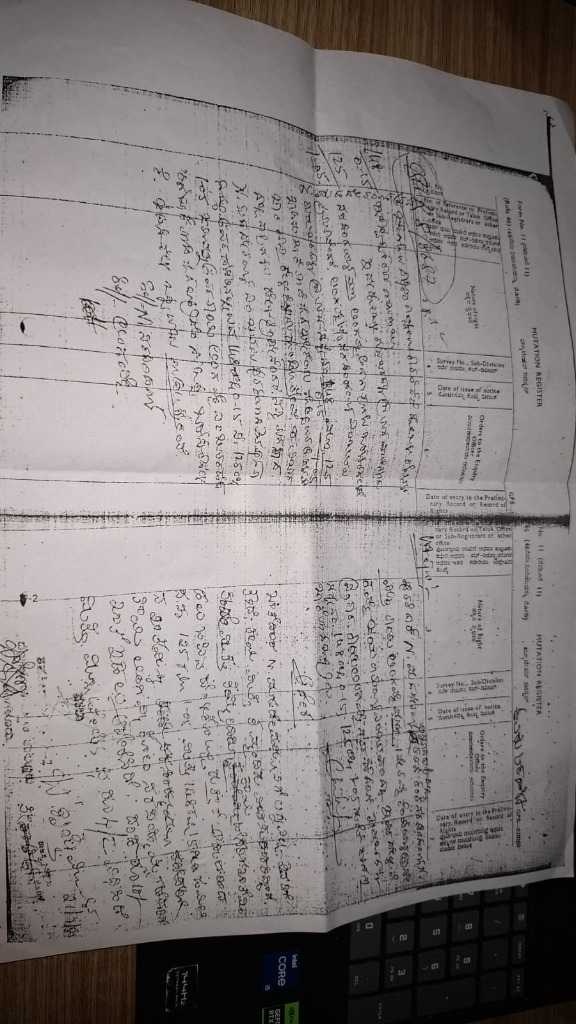
#> input picture doc2.jpeg, 576 x 1024 px, found by its file name
$ python test_perspective.py
#> lines starting #> are read from the running program, lines starting #| are printed output that depends on the picture; after the words box and inside, x2 and y2 are one past the last pixel; in counts of white or black regions, pixels touching at a corner belong together
import sys
sys.path.insert(0, ".")
import src
import cv2
import numpy as np
from PIL import Image

def test_rectify(image_path):
#> called with image_path = 'doc2.jpeg'
    img = cv2.imread(image_path)
#> img is the input picture: shape (1024, 576, 3); mean B, G, R 129.1, 130, 136
    h, w = img.shape[:2]
#> h = 1024; w = 576
    orig_area = w * h
#> orig_area = 589824

    gray = cv2.cvtColor(img, cv2.COLOR_BGR2GRAY)
    blurred = cv2.GaussianBlur(gray, (5, 5), 0)

    # Edge detection
    edges = cv2.Canny(blurred, 50, 150)
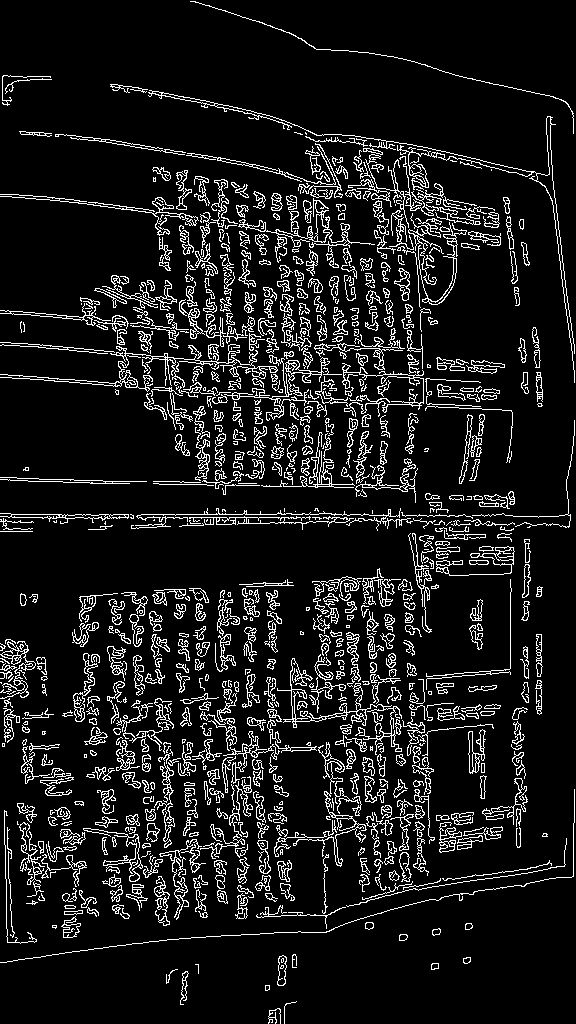
#> edges: shape (1024, 576); 10.2% white in thin lines or dots
    kernel = cv2.getStructuringElement(cv2.MORPH_RECT, (5, 5))
    dilated = cv2.dilate(edges, kernel, iterations=2)
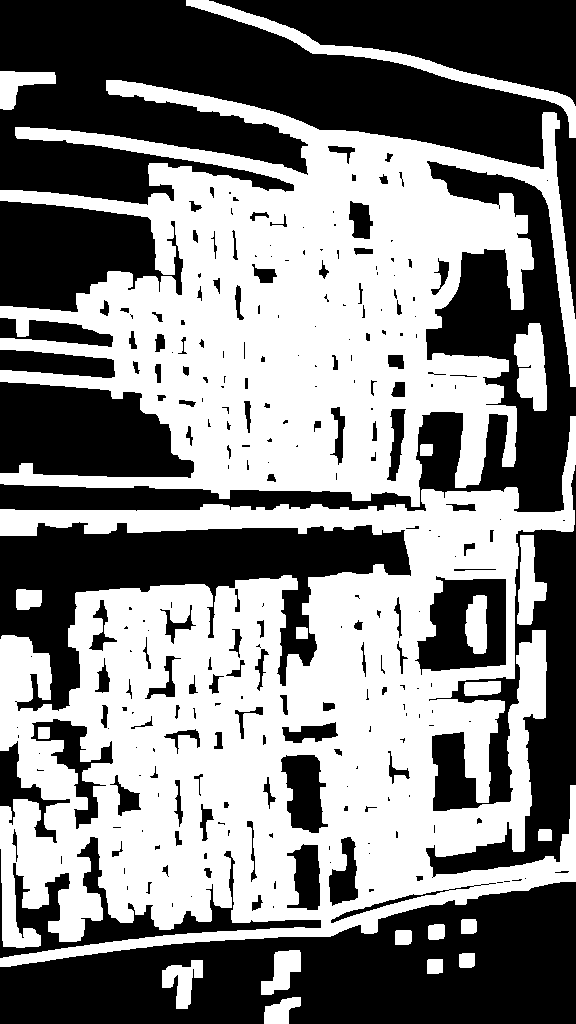
#> dilated: shape (1024, 576); 51.3% white; 264 black regions (134 under 20 px)

    contours, _ = cv2.findContours(dilated, cv2.RETR_LIST, cv2.CHAIN_APPROX_SIMPLE)
#> contours = 288 contours, 124 with area under 20; largest, box (x1, y1, x2, y2) and area: (0, 416, 576, 967) 179805, (0, 80, 576, 507) 128490, (414, 575, 507, 676) 6988, (186, 0, 576, 138) 4118, (30, 718, 114, 830) 2800
    contours = sorted(contours, key=cv2.contourArea, reverse=True)[:5]
#> contours = 5 contours; box (x1, y1, x2, y2) and area: (0, 416, 576, 967) 179805, (0, 80, 576, 507) 128490, (414, 575, 507, 676) 6988, (186, 0, 576, 138) 4118, (30, 718, 114, 830) 2800

    best_quad = None
    for c in contours:
        area = cv2.contourArea(c)
        if area < 0.25 * orig_area:
            continue
        peri = cv2.arcLength(c, True)
        approx = cv2.approxPolyDP(c, 0.02 * peri, True)
        if len(approx) == 4 and cv2.isContourConvex(approx):
            best_quad = approx.reshape(4, 2)
            break
#> this loop made 5 passes
#> area on passes 2 to 5: 128489.5, 6988.5, 4118, 2800
#> (area, peri) on pass 1: (179805, 7426.4)

    print("Found 4-point quad:", best_quad is not None)
    if best_quad is not None:
        print("Quad coordinates:\n", best_quad)

test_rectify("doc2.jpeg")
